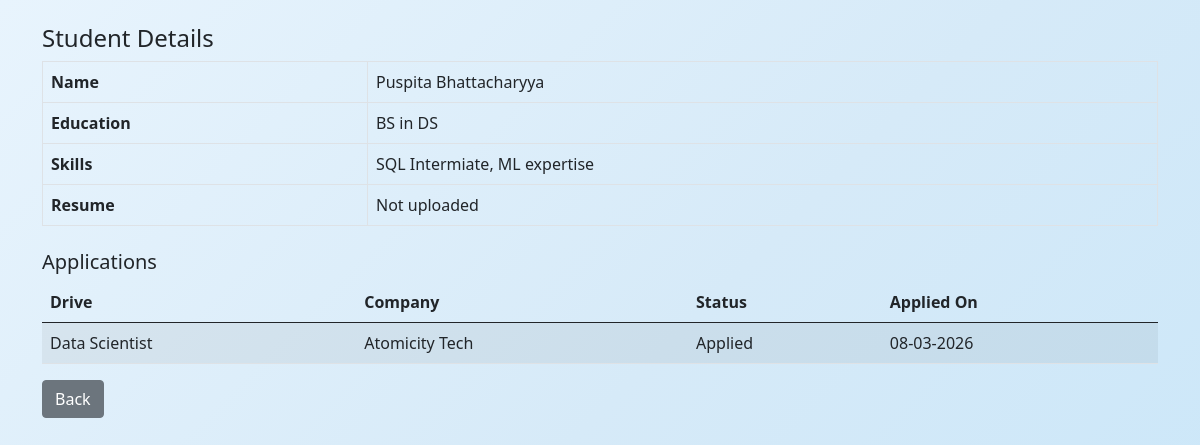
The app's page /view_student/1, older data.
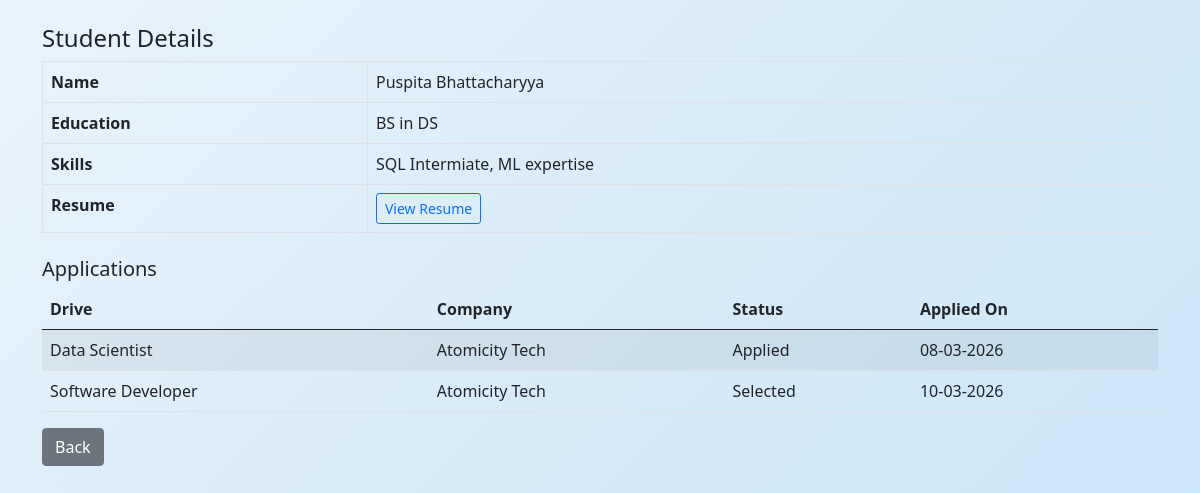
The same page, newer data.
### application/models.py (models this page shows)
class Application(db.Model):
    __tablename__ = 'application'
    id = db.Column(db.Integer, primary_key=True)
    student_id = db.Column(db.Integer, db.ForeignKey('student.id'), nullable=False)
    drive_id = db.Column(db.Integer, db.ForeignKey('drive.id'), nullable=False)
    company_id = db.Column(db.Integer, db.ForeignKey('company.id'), nullable=False)
    applied_on = db.Column(db.DateTime, default=lambda: datetime.now(timezone.utc))
    status = db.Column(db.String(30), default="Applied")
    __table_args__ = (
        UniqueConstraint('student_id', 'drive_id', name='unique_application'),)

class Drive(db.Model):
    __tablename__ = 'drive'
    id = db.Column(db.Integer, primary_key=True)
    company_id = db.Column(db.Integer, db.ForeignKey('company.id'), nullable=False)
    drive_name = db.Column(db.String(150), nullable=False)
    job_title = db.Column(db.String(200), nullable=False)
    job_description = db.Column(db.Text, nullable=False)
    eligibility = db.Column(db.String(300))
    salary = db.Column(db.String(100))
    deadline = db.Column(db.Date, nullable=False)
    status = db.Column(db.String(20), default="Pending")
    created_at = db.Column(db.DateTime, default=lambda: datetime.now(timezone.utc))
    applications = db.relationship('Application', backref='drive', lazy=True)

class Company(db.Model):
    __tablename__ = 'company'
    id = db.Column(db.Integer, primary_key=True)
    company_name = db.Column(db.String(150), nullable=False)
    user_id = db.Column(db.Integer, db.ForeignKey('user.id'), nullable=False)
    contact = db.Column(db.String(100))
    website = db.Column(db.String(200))
    description = db.Column(db.Text)
    is_approved = db.Column(db.Boolean, default=False)
    drives = db.relationship('Drive', backref='company', lazy=True)
    applications = db.relationship('Application', backref='company', lazy=True)

### application/controllers.py (the view)
@app.route("/view_student/<int:id>")
def view_student(id):
    student = Student.query.get(id)
    return render_template("admin_view_student.html", student=student)

### templates/admin_view_student.html (shortened to what this page needs)
<!DOCTYPE html>
<html>
<head>
    <link href="https://cdn.jsdelivr.net/npm/bootstrap@5.0.2/dist/css/bootstrap.min.css" rel="stylesheet">
    <link rel="stylesheet" href="/static/style.css">
</head>
<body>
<div class="container mt-4">
  <h4>Student Details</h4>
  <table class="table table-bordered">
    <tr><th>Name</th><td>{{ student.fullname }}</td></tr>
    <tr><th>Education</th><td>{{ student.education or "N/A" }}</td></tr>
    <tr><th>Skills</th><td>{{ student.skills or "N/A" }}</td></tr>
    <tr>
      <th>Resume</th>
      <td>
        {% if student.resume_filename %}
          <a href="/static/resumes/{{ student.resume_filename }}" class="btn btn-outline-primary btn-sm">View Resume</a>
        {% else %}
          Not uploaded
        {% endif %}
      </td>
    </tr>
  </table>
  <h5 class="mt-4">Applications</h5>
  {% if student.applications %}
  <table class="table table-striped">
    <thead>
      <tr>
        <th>Drive</th>
        <th>Company</th>
        <th>Status</th>
        <th>Applied On</th>
      </tr>
    </thead>
    <tbody>
      {% for a in student.applications %}
      <tr>
        <td>{{ a.drive.job_title }}</td>
        <td>{{ a.drive.company.company_name }}</td>
        <td>{{ a.status }}</td>
        <td>{{ a.applied_on.strftime("%d-%m-%Y") }}</td>
      </tr>
      {% endfor %}
    </tbody>
  </table>
  {% else %}
    <p class="text-muted">No applications yet.</p>
  {% endif %}
  <a href="/admin_dashboard" class="btn btn-secondary">Back</a>
</div>
</body>
</html>

Row changes from the older to the newer data that the page shows:
changed Student "Puspita Bhattacharyya": resume_filename empty → "resume_1.pdf" (drawn)
added Application: drive.job_title "Software Developer", drive.company.company_name "Atomicity Tech", status "Selected", applied_on "10-03-2026"
Text that changed along with them:
text no longer shown: "Not uploaded"
text now shown: "View Resume"
